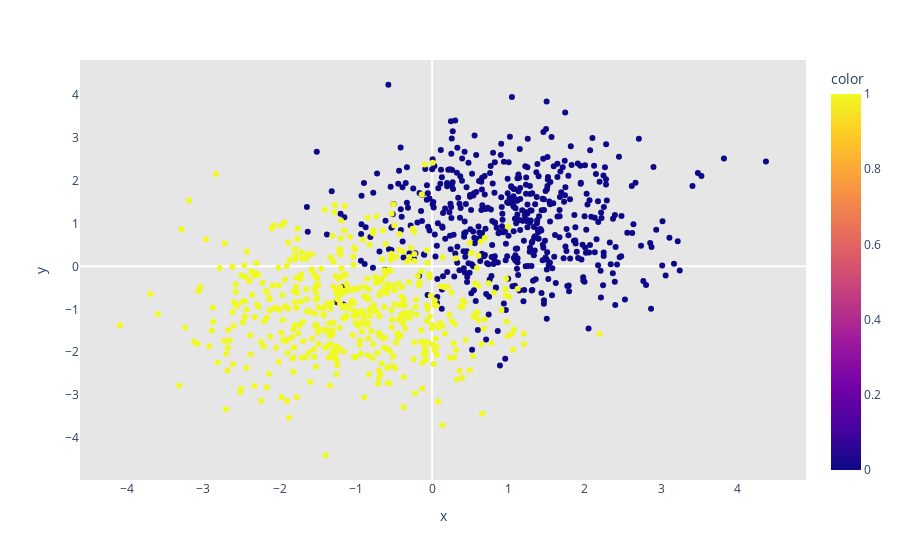

This figure's notebook cell:
### Markdown cell above
### Mock data for testing

### Code cell
# lets create simple dataset consiting of N point in R2 that can belong to 2 classes
N = 1000
X = np.random.randn(N * 2).reshape(N, 2) - 1
X[:N//2] = X[:N//2] + 2
y = np.array([0] * (N//2) + [1] * (N//2))
fig = px.scatter(x=X[:, 0], y=X[:, 1], color=y)
show_plot(fig)

### Figure 1 — Plotly figure (JSON) as saved in the notebook; plotly's stock layout.template omitted (floating-point values rounded to 4 significant figures; data arrays with more than 128 entries replaced by an {"elided": "..."} marker saying what was removed)
{"data": [{"hovertemplate": "x=%{x}<br>y=%{y}<br>color=%{marker.color}<extra></extra>", "legendgroup": "", "marker": {"color": {"elided": "1000 int values"}, "coloraxis": "coloraxis", "symbol": "circle"}, "mode": "markers", "name": "", "orientation": "v", "showlegend": false, "type": "scatter", "x": {"elided": "1000 float values"}, "xaxis": "x", "y": {"elided": "1000 float values"}, "yaxis": "y"}], "layout": {"coloraxis": {"colorbar": {"title": {"text": "color"}}, "colorscale": [[0, "#0d0887"], [0.1111, "#46039f"], [0.2222, "#7201a8"], [0.3333, "#9c179e"], [0.4444, "#bd3786"], [0.5556, "#d8576b"], [0.6667, "#ed7953"], [0.7778, "#fb9f3a"], [0.8889, "#fdca26"], [1, "#f0f921"]]}, "legend": {"tracegroupgap": 0}, "margin": {"t": 60}, "paper_bgcolor": "rgba(0, 0, 0, 0)", "plot_bgcolor": "rgba(10, 10, 10, 0.1)", "xaxis": {"anchor": "y", "domain": [0, 1], "showgrid": false, "showline": false, "title": {"text": "x"}}, "yaxis": {"anchor": "x", "domain": [0, 1], "showgrid": false, "showline": false, "title": {"text": "y"}}}}
